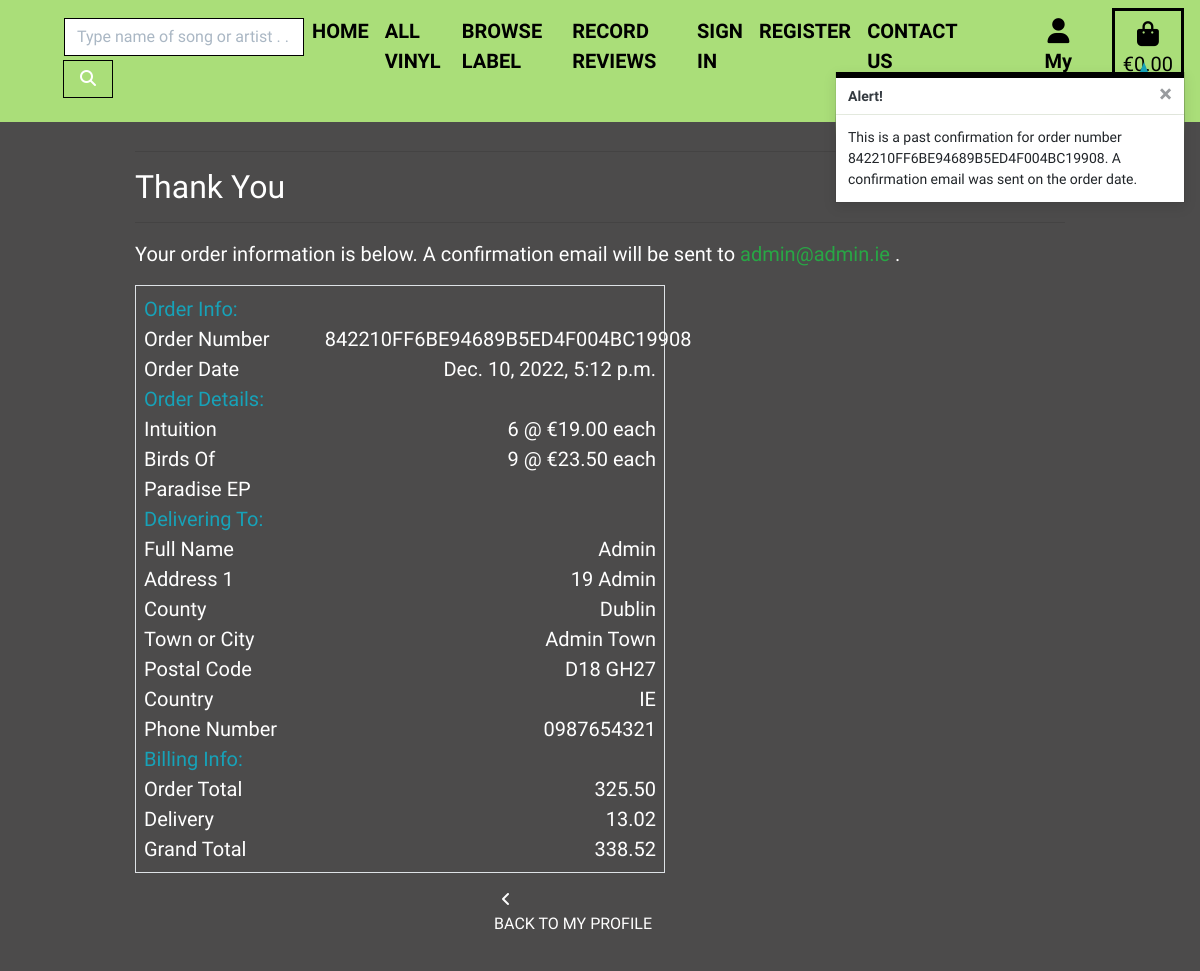
The page /profile/order_history/842210FF6BE94689B5ED4F004BC19908 on the database its author committed.
### checkout/models.py (models this page shows, shortened)
class Order(models.Model):
    order_number = models.CharField(max_length=32, null=False, editable=False)
    user_profile = models.ForeignKey(UserProfile, on_delete=models.SET_NULL,
                                     null=True, blank=True,
                                     related_name='orders'
                                     )
    full_name = models.CharField(max_length=50, null=False, blank=False)
    email = models.EmailField(max_length=254, null=False, blank=False)
    phone_number = models.CharField(max_length=20, null=False, blank=False)
    country = CountryField(blank_label='Country *', null=False, blank=False)
    town_or_city = models.CharField(max_length=40, null=False, blank=False)
    street_address1 = models.CharField(max_length=80, null=False, blank=False)
    street_address2 = models.CharField(max_length=80, null=True, blank=True)
    postcode = models.CharField(max_length=20, null=True, blank=True)
    county = models.CharField(max_length=80, null=True, blank=True)
    date = models.DateTimeField(auto_now_add=True)
    delivery_cost = models.DecimalField(
        max_digits=6, decimal_places=2, null=False, default=0
    )
    order_total = models.DecimalField(
        max_digits=10, decimal_places=2, null=False, default=0
    )
    grand_total = models.DecimalField(
        max_digits=10, decimal_places=2, null=False, default=0
    )
    original_basket = models.TextField(null=False, blank=False, default='')
    stripe_pid = models.CharField(
        max_length=254, null=False, blank=False, default=''
    )
    class Meta:
        ordering = ['-date']

class ItemCheckout(models.Model):
    order = models.ForeignKey(
        Order, null=False, blank=False, on_delete=models.CASCADE,
        related_name='itemcheckout'
    )
    record = models.ForeignKey(
        Record, null=False, blank=False, on_delete=models.CASCADE
    )
    quantity = models.IntegerField(null=False, blank=False, default=0)
    item_total = models.DecimalField(
        max_digits=6, decimal_places=2, null=False, blank=False, editable=False
    )

### products/models.py (models this page shows, shortened)
class Record(models.Model):
    title = models.CharField(max_length=254)
    artist = models.CharField(max_length=254)
    producer = models.CharField(max_length=254, default="")
    label = models.ForeignKey(Label, on_delete=models.CASCADE)
    price = models.DecimalField(max_digits=4, decimal_places=2)
    track = models.CharField(
        max_length=500, null=False, blank=False, default=""
    )
    description = models.TextField(null=True, blank=True)
    image_url = models.URLField(max_length=1024, null=True, blank=True)
    image = models.ImageField(null=True, blank=True)

### profiles/views.py (the view)
def order_history(request, order_number):
    order = get_object_or_404(Order, order_number=order_number)
    messages.info(request, (
        f'This is a past confirmation for order number {order_number}. '
        'A confirmation email was sent on the order date.'
    ))
    template = 'checkout/checkout_success.html'
    context = {
        'order': order,
        'from_profile': True,
    }
    return render(request, template, context)

### basket/contexts.py (called while the page is built, shortened)
def basket_contents(request):
    basket_items = []
    total = 0
    record_count = 0
    basket = request.session.get('basket', {})
    delivery = total * Decimal(settings.DELIVERY_PERCENTAGE / 100)
    grand_total = total + delivery
    context = {
        'basket_items': basket_items,
        'total': total,
        'record_count': record_count,
        'delivery': delivery,
        'grand_total': grand_total,
    }
    return context

### checkout/templates/checkout/checkout_success.html (shortened to what this page needs)
{% extends "base.html" %}
{% load static %}
{% block extra_css %}
    <link rel="stylesheet" href="{% static 'checkout/css/checkout.css' %}">
{% endblock %}
{% block page_header %}
    <div class="container header-container">
    </div>
{% endblock %}
{% block content %}
    <div class="container">
        <div class="row">
            <div class="col">
                <hr>
                <h2 class="font-weight-normal text-white">Thank You</h2>
                <hr>
                <p class="text-white">Your order information is below.
                    A confirmation email will be sent to <span class="text-success">{{ order.email }}</span> .</p>
            </div>
        </div>
        <div class="row">
            <div class="col-12 col-lg-7">
                <div class="order-confirmation-wrapper p-2 border">
                    <div class="row">
                        <div class="col">
                            <span class="text-info">Order Info:</span>
                        </div>
                    </div>
                    <div class="row">
                        <div class="col-12 col-md-4">
                            <p class="mb-0 text-white font-weight-normal">Order Number</p>
                        </div>
                        <div class="col-12 col-md-8 text-md-right">
                            <p class="mb-0 text-white">{{ order.order_number }}</p>
                        </div>
                    </div>
                    <div class="row">
                        <div class="col-12 col-md-4">
                            <p class="mb-0 text-white font-weight-normal">Order Date</p>
                        </div>
                        <div class="col-12 col-md-8 text-md-right">
                            <p class="mb-0 text-white">{{ order.date }}</p>
                        </div>
                    </div>
                    <div class="row">
                        <div class="col">
                            <span class="text-info">Order Details:</span>
                        </div>
                    </div>
                    {% for item in order.itemcheckout.all %}
                    <div class="row">
                        <div class="col-12 col-md-4">
                            <p class="mb-0 text-white font-weight-normal">
                                {{ item.record.title }}
                            </p>
                        </div>
                        <div class="col-12 col-md-8 text-md-right">
                            <p class="mb-0 text-white" text-white>{{ item.quantity }} @ €{{ item.record.price }} each</p>
                        </div>
                    </div>
                    {% endfor %}
                    <div class="row">
                        <div class="col">
                            <span class="text-info">Delivering To:</span>
                        </div>
                    </div>
                    <div class="row">
                        <div class="col-12 col-md-4">
                            <p class="mb-0 text-white font-weight-normal">Full Name</p>
                        </div>
                        <div class="col-12 col-md-8 text-md-right">
                            <p class="mb-0 text-white">{{ order.full_name }}</p>
                        </div>
                    </div>
                    <div class="row">
                        <div class="col-12 col-md-4">
                            <p class="mb-0 text-white font-weight-normal">Address 1</p>
                        </div>
                        <div class="col-12 col-md-8 text-md-right">
                            <p class="mb-0 text-white">{{ order.street_address1 }}</p>
                        </div>
                    </div>
                    {% if order.county %}
                    <div class="row">
                        <div class="col-12 col-md-4">
                            <p class="mb-0 text-white font-weight-normal">County</p>
                        </div>
                        <div class="col-12 col-md-8 text-md-right">
                            <p class="mb-0 text-white">{{ order.county }}</p>
                        </div>
                    </div>
                    {% endif %}
                    <div class="row">
                        <div class="col-12 col-md-4">
                            <p class="mb-0 text-white font-weight-normal">Town or City</p>
                        </div>
                        <div class="col-12 col-md-8 text-md-right">
                            <p class="mb-0 text-white">{{ order.town_or_city }}</p>
                        </div>
                    </div>
                    {% if order.postcode %}
                    <div class="row">
                        <div class="col-12 col-md-4">
                            <p class="mb-0 text-white font-weight-normal">Postal Code</p>
                        </div>
                        <div class="col-12 col-md-8 text-md-right">
                            <p class="mb-0 text-white">{{ order.postcode }}</p>
                        </div>
                    </div>
                    {% endif %}
                    <div class="row">
                        <div class="col-12 col-md-4">
                            <p class="mb-0 text-white font-weight-normal">Country</p>
                        </div>
                        <div class="col-12 col-md-8 text-md-right">
                            <p class="mb-0 text-white">{{ order.country }}</p>
                        </div>
                    </div>
                    <div class="row">
                        <div class="col-12 col-md-4">
                            <p class="mb-0 text-white font-weight-normal">Phone Number</p>
                        </div>
                        <div class="col-12 col-md-8 text-md-right">
                            <p class="mb-0 text-white">{{ order.phone_number }}</p>
                        </div>
                    </div>
                    <div class="row">
                        <div class="col">
                            <span class="text-info">Billing Info:</span>
                        </div>
                    </div>
                    <div class="row">
                        <div class="col-12 col-md-4">
                            <p class="mb-0 text-white font-weight-normal">Order Total</p>
                        </div>
                        <div class="col-12 col-md-8 text-md-right">
                            <p class="mb-0 text-white">{{ order.order_total }}</p>
                        </div>
                    </div>
                    <div class="row">
                        <div class="col-12 col-md-4">
                            <p class="mb-0 text-white font-weight-normal">Delivery</p>
                        </div>
                        <div class="col-12 col-md-8 text-md-right">
                            <p class="mb-0 text-white">{{ order.delivery_cost }}</p>
                        </div>
                    </div>
                    <div class="row">
                        <div class="col-12 col-md-4">
                            <p class="mb-0 text-white font-weight-normal">Grand Total</p>
                        </div>
                        <div class="col-12 col-md-8 text-md-right">
                            <p class="mb-0 text-white">{{ order.grand_total }}</p>
                        </div>
                    </div>
                </div>
            </div>
        </div>
        <div class="row">
			<div class="col-12 col-lg-7 text-right">
                {% if from_profile %}
                    <a href="{% url 'profile' %}" class="btn btn-white rounded-0 my-2">
                        <span class="icon mr-2 text-white">
                            <i class="fas fa-angle-left"></i>
                        </span>
                        <span class="text-uppercase text-white">Back to my Profile</span>
                    </a>
                {% endif %}
			</div>
		</div>
    </div>
{% endblock %}

### static/css/base.css (style rules this page uses)
html { height: 100%; }
body { font-family: 'Squada One', sans-serif; font-size: 20px; background: rgb(76, 75, 75); height: calc(100vh - 164px); margin: 0; padding: 0; }
.header-container { margin-top: -2.45%; }
.icon { align-items: center; display: block; justify-content: center; height: 1.5rem; width: 1.5rem; }
@media (min-width: 1200px) { .container { max-width: 80%; } }
@media (min-width: 992px) { .header-container { padding-top: 164px; } }

### rows shown on the page
Order: email "admin@admin.ie", order_number "842210FF6BE94689B5ED4F004BC19908", date "Dec. 10, 2022, 5:12 p.m.", full_name "Admin", street_address1 "19 Admin", county "Dublin", town_or_city "Admin Town", postcode "D18 GH27", country "IE", phone_number "0987654321", order_total "325.50", delivery_cost "13.02", grand_total "338.52"
ItemCheckout: record "Intuition", quantity "6", record.price "19.00"
ItemCheckout: record "Birds Of Paradise EP", quantity "9", record.price "23.50"

### other values the page prints
{{ message }} "This is a past confirmation for order number 842210FF6BE94689B5ED4F004BC19908. A confirmation email was sent on the order date."
